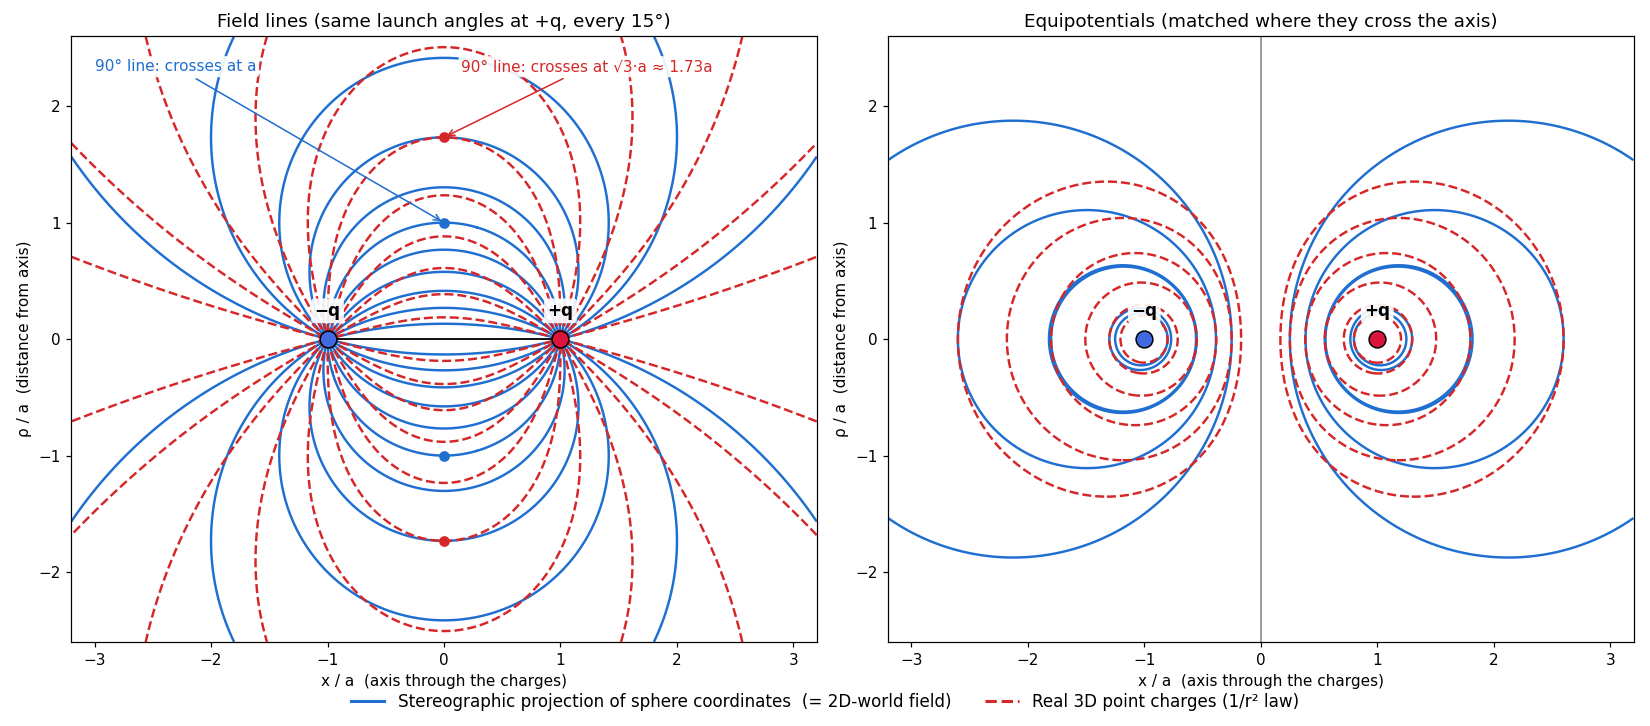

Recreate this plot in Python.
"""Compare stereographically projected sphere coordinates with 3D Coulomb fields.

Charges +q at x=+a and -q at x=-a. The plot shows any plane containing the axis.
"""
import numpy as np
import matplotlib.pyplot as plt

a = 1.0
x = np.linspace(-3.2, 3.2, 1601)
y = np.linspace(-2.6, 2.6, 1301)
X, Y = np.meshgrid(x, y)
rp = np.hypot(X - a, Y)
rm = np.hypot(X + a, Y)

# Field-line labels: each line is named by its launch angle alpha at +q,
# measured from the +x axis (pointing away from -q).
alphas = np.deg2rad(np.arange(15, 180, 15))

# Projection / 2D world: field lines are theta_+ - theta_- = alpha (circles through +-a).
theta_p = np.arctan2(np.abs(Y), X - a)
theta_m = np.arctan2(np.abs(Y), X + a)
psi_proj = theta_p - theta_m

# 3D Coulomb: Stokes flux function cos(theta_-) - cos(theta_+) = 1 - cos(alpha).
psi_3d = (X + a) / rm - (X - a) / rp

# Equipotentials, matched by where they cross the axis.
phi_proj = np.log(rm / rp)          # Apollonian circles (spheres in 3D)
phi_3d = 1 / rp - 1 / rm            # real 3D potential
x0s = np.array([0.25, 0.55, 0.8, 1.3, 1.8, 2.6]) * a
x0s = np.concatenate([x0s, -x0s])
lev_proj = np.sort(np.log(np.abs(x0s + a) / np.abs(x0s - a)))
lev_3d = np.sort(1 / np.abs(x0s - a) - 1 / np.abs(x0s + a))

BLUE, RED = "#1f6fd1", "#d62728"
fig, axes = plt.subplots(1, 2, figsize=(15, 6.6))

ax = axes[0]
ax.contour(X, Y, psi_proj, levels=alphas, colors=BLUE, linewidths=1.6)
ax.contour(X, Y, psi_3d, levels=1 - np.cos(alphas), colors=RED, linewidths=1.6,
           linestyles="--")
ax.plot([-a, a], [0, 0], color="k", lw=1.2)
ax.set_title("Field lines (same launch angles at +q, every 15°)")
# Highlight the line launched at 90 degrees.
for yy, c in [(a, BLUE), (np.sqrt(3) * a, RED)]:
    ax.plot([0, 0], [yy, -yy], "o", color=c, ms=6)
box = dict(boxstyle="round,pad=0.2", fc="white", ec="none", alpha=0.9)
ax.annotate("90° line: crosses at a", (0, a), (-3.0, 2.3), color=BLUE, fontsize=10,
            bbox=box, arrowprops=dict(arrowstyle="->", color=BLUE))
ax.annotate("90° line: crosses at √3·a ≈ 1.73a", (0, np.sqrt(3) * a), (0.15, 2.3),
            color=RED, fontsize=10, bbox=box,
            arrowprops=dict(arrowstyle="->", color=RED))

ax = axes[1]
ax.contour(X, Y, phi_proj, levels=lev_proj, colors=BLUE, linewidths=1.6,
           linestyles="solid")
ax.contour(X, Y, phi_3d, levels=lev_3d, colors=RED, linewidths=1.6, linestyles="--")
ax.axvline(0, color="0.5", lw=1)
ax.set_title("Equipotentials (matched where they cross the axis)")

for ax in axes:
    ax.plot([a], [0], "o", color="crimson", ms=11, mec="k", zorder=5)
    ax.plot([-a], [0], "o", color="royalblue", ms=11, mec="k", zorder=5)
    ax.text(a, 0.2, "+q", ha="center", fontsize=11, weight="bold", bbox=box)
    ax.text(-a, 0.2, "−q", ha="center", fontsize=11, weight="bold", bbox=box)
    ax.set_aspect("equal")
    ax.set_xlim(x[0], x[-1])
    ax.set_ylim(y[0], y[-1])
    ax.set_xlabel("x / a  (axis through the charges)")
    ax.set_ylabel("ρ / a  (distance from axis)")

handles = [plt.Line2D([], [], color=BLUE, lw=2),
           plt.Line2D([], [], color=RED, lw=2, ls="--")]
fig.legend(handles,
           ["Stereographic projection of sphere coordinates  (= 2D-world field)",
            "Real 3D point charges (1/r² law)"],
           loc="lower center", ncol=2, fontsize=11, frameon=False)
fig.tight_layout(rect=(0, 0.06, 1, 1))
out = __file__.replace(".py", ".png")
fig.savefig(out, dpi=110)

# Numeric sanity check of the 90-degree line's midplane crossing.
rho = np.linspace(0.01, 3, 300001)
F = 2 * a / np.hypot(rho, a)
print("3D crossing:", rho[np.argmin(np.abs(F - 1))], "expected", np.sqrt(3))
print("saved", out)
